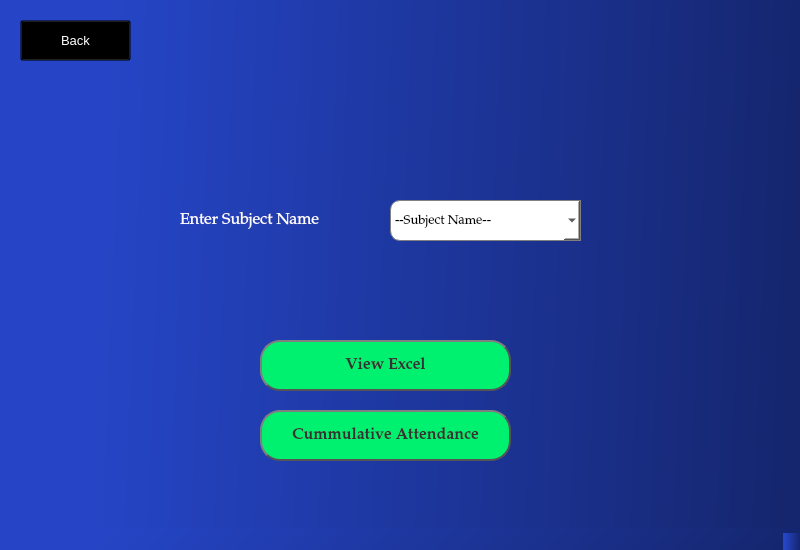
<?xml version="1.0" encoding="UTF-8"?>
<ui version="4.0">
 <class>MainWindow</class>
 <widget class="QMainWindow" name="MainWindow">
  <property name="geometry">
   <rect>
    <x>0</x>
    <y>0</y>
    <width>800</width>
    <height>550</height>
   </rect>
  </property>
  <property name="maximumSize">
   <size>
    <width>800</width>
    <height>550</height>
   </size>
  </property>
  <property name="windowTitle">
   <string>MainWindow</string>
  </property>
  <property name="styleSheet">
   <string notr="true">background: qlineargradient(spread:pad, x1:0.14, y1:0.028, x2:1, y2:0.051, stop:0 rgba(37, 69, 198, 255), stop:1 rgba(21, 38, 111, 255));</string>
  </property>
  <widget class="QWidget" name="centralwidget">
   <widget class="QPushButton" name="pushButton">
    <property name="geometry">
     <rect>
      <x>260</x>
      <y>410</y>
      <width>251</width>
      <height>51</height>
     </rect>
    </property>
    <property name="font">
     <font>
      <family>Palatino Linotype</family>
      <pointsize>12</pointsize>
      <weight>75</weight>
      <bold>true</bold>
     </font>
    </property>
    <property name="styleSheet">
     <string notr="true">QPushButton {
    color: #333;
    border: 2px solid #555;
    border-radius: 20px;
    border-style: outset;
	background-color: rgb(0,240,112);
    padding: 5px;
    }

QPushButton:hover {
     border-radius:2px;
	 border-color: white;
border-radius: 20px;
color: white
    }

QPushButton:pressed {
    border-style: inset;
color: black;
    background: qradialgradient(
        cx: 0.4, cy: -0.1, fx: 0.4, fy: -0.1,
        radius: 1.35, stop: 0 #fff, stop: 1 #ddd
        );
    }</string>
    </property>
    <property name="text">
     <string>Cummulative Attendance</string>
    </property>
   </widget>
   <widget class="QLabel" name="label">
    <property name="geometry">
     <rect>
      <x>180</x>
      <y>200</y>
      <width>191</width>
      <height>41</height>
     </rect>
    </property>
    <property name="font">
     <font>
      <family>Palatino Linotype</family>
      <pointsize>12</pointsize>
     </font>
    </property>
    <property name="styleSheet">
     <string notr="true">color:rgb(255, 255, 255);
background-color:rgba(0,0,0,0%);</string>
    </property>
    <property name="text">
     <string>Enter Subject Name</string>
    </property>
   </widget>
   <widget class="QComboBox" name="comboBox">
    <property name="geometry">
     <rect>
      <x>390</x>
      <y>200</y>
      <width>191</width>
      <height>41</height>
     </rect>
    </property>
    <property name="font">
     <font>
      <family>Palatino Linotype</family>
      <pointsize>10</pointsize>
     </font>
    </property>
    <property name="styleSheet">
     <string notr="true">QComboBox {
    border: 1px solid gray;
    border-top-left-radius: 10px;
    border-bottom-left-radius: 10px;
    min-width: 6em;
    background-color:white;
}

QComboBox:on {
    border-bottom-left-radius: 0px;
    border-bottom-right-radius: 0px;
}


QComboBox::drop-down {

    drop-down-color:white;
 
}


QComboBox QAbstractItemView {
    border-bottom-right-radius: 0px;
    border-bottom-left-radius: 0px;
    background: white;
    border: 1px solid gray;
    box-shadow: transparent;
}
</string>
    </property>
    <item>
     <property name="text">
      <string>--Subject Name--</string>
     </property>
    </item>
    <item>
     <property name="text">
      <string>AT</string>
     </property>
    </item>
    <item>
     <property name="text">
      <string>CNND</string>
     </property>
    </item>
    <item>
     <property name="text">
      <string>NETWORK-LAB</string>
     </property>
    </item>
    <item>
     <property name="text">
      <string>COA</string>
     </property>
    </item>
    <item>
     <property name="text">
      <string>MPL</string>
     </property>
    </item>
    <item>
     <property name="text">
      <string>EM-IV</string>
     </property>
    </item>
    <item>
     <property name="text">
      <string>OS</string>
     </property>
    </item>
    <item>
     <property name="text">
      <string>UNIX-LAB</string>
     </property>
    </item>
    <item>
     <property name="text">
      <string>PYTHON</string>
     </property>
    </item>
    <item>
     <property name="text">
      <string>PYTHON-LAB</string>
     </property>
    </item>
   </widget>
   <widget class="QPushButton" name="pushButton_2">
    <property name="geometry">
     <rect>
      <x>20</x>
      <y>20</y>
      <width>111</width>
      <height>41</height>
     </rect>
    </property>
    <property name="font">
     <font>
      <pointsize>10</pointsize>
     </font>
    </property>
    <property name="styleSheet">
     <string notr="true">QPushButton{
background-color: rgba(0,0,0,0%);
color: white;
}
QPushButton:hover{
background-color:rgba(0,0,0,30%);
color: white;
border: 0px solid;
border-style: outset;
border-radius: 5px;
}

QPushButton:pressed{
 border-style: inset;
color: black;
    background: qradialgradient(
        cx: 0.4, cy: -0.1, fx: 0.4, fy: -0.1,
        radius: 1.35, stop: 0 #fff, stop: 1 #ddd
        );
}</string>
    </property>
    <property name="text">
     <string>Back</string>
    </property>
   </widget>
   <widget class="QPushButton" name="pushButton_3">
    <property name="geometry">
     <rect>
      <x>260</x>
      <y>340</y>
      <width>251</width>
      <height>51</height>
     </rect>
    </property>
    <property name="font">
     <font>
      <family>Palatino Linotype</family>
      <pointsize>12</pointsize>
      <weight>75</weight>
      <bold>true</bold>
     </font>
    </property>
    <property name="styleSheet">
     <string notr="true">QPushButton {
    color: #333;
    border: 2px solid #555;
    border-radius: 20px;
    border-style: outset;
	background-color: rgb(0,240,112);
    padding: 5px;
    }

QPushButton:hover {
     border-radius:2px;
	 border-color: white;
border-radius: 20px;
color: white
    }

QPushButton:pressed {
    border-style: inset;
color: black;
    background: qradialgradient(
        cx: 0.4, cy: -0.1, fx: 0.4, fy: -0.1,
        radius: 1.35, stop: 0 #fff, stop: 1 #ddd
        );
    }</string>
    </property>
    <property name="text">
     <string>View Excel</string>
    </property>
   </widget>
  </widget>
  <widget class="QStatusBar" name="statusbar"/>
 </widget>
 <resources/>
 <connections/>
</ui>
